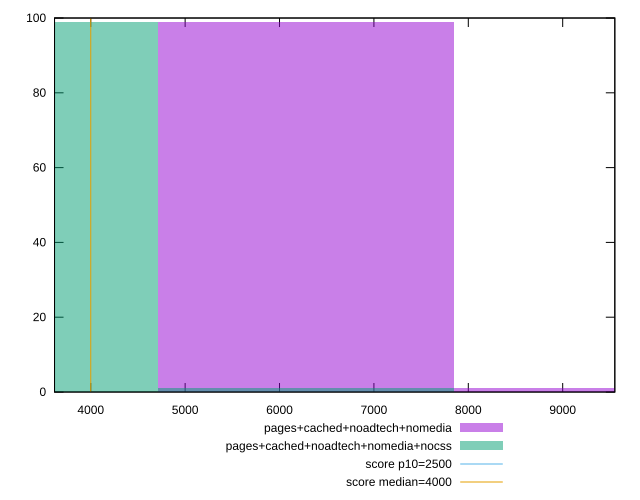

This chart was generated by the following gnuplot code:
reset

$pagesCachedNoadtechNomedia <<EOF
9422.531290580506 1
6281.68752705367 99
EOF

$pagesCachedNoadtechNomediaNocss <<EOF
3140.843763526835 99
6281.68752705367 1
EOF

set key outside below
set boxwidth 3140.843763526835
set xrange [3616.318:9552.307499999999]
set yrange [0:100]
set trange [0:100]
set style fill transparent solid 0.5 noborder

set parametric
set terminal svg size 640, 500 enhanced background rgb 'white'
set output "report_00019_2021-02-10T18-14-37.922Z//largest-contentful-paint/comparison/histogram/3_vs_4.svg"

plot $pagesCachedNoadtechNomedia title "pages+cached+noadtech+nomedia" with boxes, \
     $pagesCachedNoadtechNomediaNocss title "pages+cached+noadtech+nomedia+nocss" with boxes, \
     2500,t title "score p10=2500", \
     4000,t title "score median=4000"

reset
